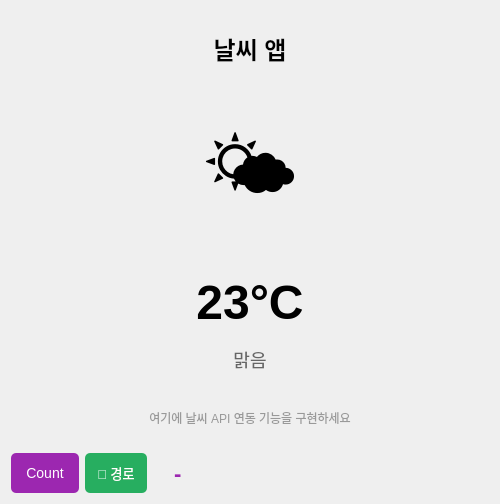
<?xml version="1.0" encoding="UTF-8"?>
<ui version="4.0">
 <class>Form</class>
 <widget class="QWidget" name="Form">
  <property name="geometry">
   <rect>
    <x>0</x>
    <y>0</y>
    <width>500</width>
    <height>400</height>
   </rect>
  </property>
  <property name="windowTitle">
   <string>날씨</string>
  </property>
  <layout class="QVBoxLayout" name="verticalLayout">
   <item>
    <widget class="QLabel" name="label">
     <property name="text">
      <string>날씨 앱</string>
     </property>
     <property name="alignment">
      <set>Qt::AlignCenter</set>
     </property>
     <property name="styleSheet">
      <string notr="true">font-size: 24px; font-weight: bold; padding: 20px;</string>
     </property>
    </widget>
   </item>
   <item>
    <widget class="QLabel" name="weather_icon">
     <property name="text">
      <string>🌤️</string>
     </property>
     <property name="alignment">
      <set>Qt::AlignCenter</set>
     </property>
     <property name="styleSheet">
      <string notr="true">font-size: 80px; padding: 20px;</string>
     </property>
    </widget>
   </item>
   <item>
    <widget class="QLabel" name="temperature">
     <property name="text">
      <string>23°C</string>
     </property>
     <property name="alignment">
      <set>Qt::AlignCenter</set>
     </property>
     <property name="styleSheet">
      <string notr="true">font-size: 48px; font-weight: bold;</string>
     </property>
    </widget>
   </item>
   <item>
    <widget class="QLabel" name="description">
     <property name="text">
      <string>맑음</string>
     </property>
     <property name="alignment">
      <set>Qt::AlignCenter</set>
     </property>
     <property name="styleSheet">
      <string notr="true">font-size: 18px; color: #666; padding: 10px;</string>
     </property>
    </widget>
   </item>
   <item>
    <widget class="QLabel" name="info_label">
     <property name="text">
      <string>여기에 날씨 API 연동 기능을 구현하세요</string>
     </property>
     <property name="alignment">
      <set>Qt::AlignCenter</set>
     </property>
     <property name="styleSheet">
      <string notr="true">padding: 20px; color: #999;</string>
     </property>
    </widget>
   </item>
   <item>
    <spacer name="verticalSpacer">
     <property name="orientation">
      <enum>Qt::Vertical</enum>
     </property>
     <property name="sizeHint" stdset="0">
      <size>
       <width>20</width>
       <height>40</height>
      </size>
     </property>
    </spacer>
   </item>
   <item>
    <layout class="QHBoxLayout" name="count_layout">
     <item>
      <widget class="QPushButton" name="btn_count">
       <property name="minimumSize">
        <size>
         <width>0</width>
         <height>40</height>
        </size>
       </property>
       <property name="styleSheet">
        <string notr="true">font-size: 14px; background-color: #9c27b0; color: white; border: none; border-radius: 5px; padding: 5px 15px;</string>
       </property>
       <property name="text">
        <string>Count</string>
       </property>
      </widget>
     </item>
     <item>
      <widget class="QPushButton" name="btn_show_path">
       <property name="minimumSize">
        <size><width>0</width><height>40</height></size>
       </property>
       <property name="styleSheet">
        <string notr="true">font-size: 13px; background-color: #27ae60; color: white; border: none; border-radius: 5px; padding: 5px 12px;</string>
       </property>
       <property name="text">
        <string>📂 경로</string>
       </property>
      </widget>
     </item>
     <item>
      <widget class="QLabel" name="count_label">
       <property name="text">
        <string>-</string>
       </property>
       <property name="styleSheet">
        <string notr="true">font-size: 22px; font-weight: bold; padding: 5px 15px; color: #9c27b0;</string>
       </property>
      </widget>
     </item>
     <item>
      <spacer name="count_spacer">
       <property name="orientation">
        <enum>Qt::Horizontal</enum>
       </property>
       <property name="sizeHint" stdset="0">
        <size>
         <width>40</width>
         <height>20</height>
        </size>
       </property>
      </spacer>
     </item>
    </layout>
   </item>
  </layout>
 </widget>
 <resources/>
 <connections/>
</ui>
